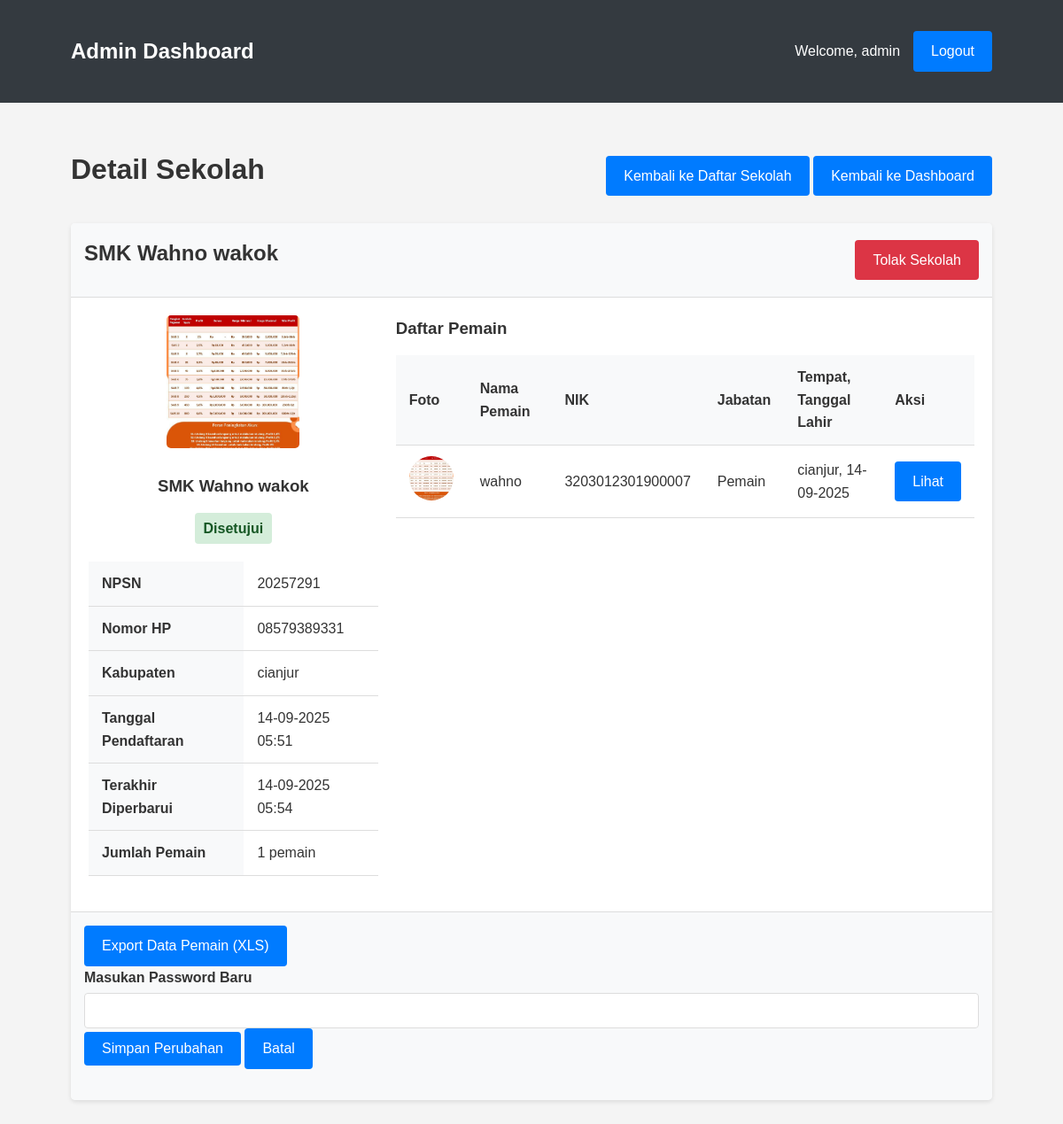
The page /admin/view_school.php?id=1 (signed in) on the database its author committed.
### tables this page shows
CREATE TABLE `schools` (
  `id` int(11) NOT NULL,
  `nama_sekolah` varchar(255) NOT NULL,
  `npsn` varchar(50) NOT NULL,
  `password` varchar(255) NOT NULL,
  `nomor_hp` varchar(20) NOT NULL,
  `kabupaten` varchar(100) NOT NULL,
  `logo_path` varchar(255) DEFAULT NULL,
  `status` enum('pending','approved','rejected') DEFAULT 'pending',
  `created_at` timestamp NOT NULL DEFAULT current_timestamp(),
  `updated_at` timestamp NOT NULL DEFAULT current_timestamp() ON UPDATE current_timestamp()
);

CREATE TABLE `players` (
  `id` int(11) NOT NULL,
  `school_id` int(11) NOT NULL,
  `nama_pemain` varchar(255) NOT NULL,
  `nik` varchar(20) NOT NULL,
  `nip` varchar(50) DEFAULT NULL,
  `nuptk` varchar(50) DEFAULT NULL,
  `tempat_lahir` varchar(100) NOT NULL,
  `tanggal_lahir` date NOT NULL,
  `jabatan` varchar(100) NOT NULL,
  `alamat` text NOT NULL,
  `foto_path` varchar(255) DEFAULT NULL,
  `ktp_path` varchar(255) DEFAULT NULL,
  `status` enum('active','inactive') DEFAULT 'active',
  `created_at` timestamp NOT NULL DEFAULT current_timestamp(),
  `updated_at` timestamp NOT NULL DEFAULT current_timestamp() ON UPDATE current_timestamp()
);

### includes/config.php (called while the page is built, shortened)
<?php
$conn = mysqli_connect(DB_SERVER, DB_USERNAME, DB_PASSWORD);
$sql = "CREATE DATABASE IF NOT EXISTS " . DB_NAME;
if (mysqli_query($conn, $sql)) {
    mysqli_select_db($conn, DB_NAME);
} else {
    echo "Error creating database: " . mysqli_error($conn);
}
function sanitize_input($data) {
    global $conn;
    $data = trim($data);
    $data = stripslashes($data);
    $data = htmlspecialchars($data);
    $data = mysqli_real_escape_string($conn, $data);
    return $data;
}
?>

### admin/view_school.php (the view, shortened to what this page needs)
<?php
require_once "../includes/config.php";
$school_id = sanitize_input($_GET["id"]);
$sql = "SELECT * FROM schools WHERE id = ?";
if($stmt = mysqli_prepare($conn, $sql)){
    mysqli_stmt_bind_param($stmt, "i", $school_id);
    if(mysqli_stmt_execute($stmt)){
        $result = mysqli_stmt_get_result($stmt);
        if(mysqli_num_rows($result) == 1){
            $school = mysqli_fetch_array($result, MYSQLI_ASSOC);
        } else{
            header("location: schools.php");
            exit;
        }
    } else{
        echo "Oops! Terjadi kesalahan. Silakan coba lagi nanti.";
    }
}
$players_count = 0;
$sql_count = "SELECT COUNT(*) as total FROM players WHERE school_id = ?";
if($stmt_count = mysqli_prepare($conn, $sql_count)){
    mysqli_stmt_bind_param($stmt_count, "i", $school_id);
    if(mysqli_stmt_execute($stmt_count)){
        $result_count = mysqli_stmt_get_result($stmt_count);
        $row_count = mysqli_fetch_array($result_count);
        $players_count = $row_count['total'];
    }
}
$players = array();
$sql_players = "SELECT * FROM players WHERE school_id = ? ORDER BY created_at DESC";
if($stmt_players = mysqli_prepare($conn, $sql_players)){
    mysqli_stmt_bind_param($stmt_players, "i", $school_id);
    if(mysqli_stmt_execute($stmt_players)){
        $result_players = mysqli_stmt_get_result($stmt_players);
        while($row = mysqli_fetch_array($result_players)){
            $players[] = $row;
        }
    }
}
?>
<!DOCTYPE html>
<html lang="id">
<head>
    <link rel="stylesheet" href="../css/style.css">
</head>
<body>
    <div class="admin-header">
        <div class="container">
            <div class="admin-title">Admin Dashboard</div>
            <div class="admin-user">
                <span>Welcome, <?php echo htmlspecialchars($_SESSION["admin_username"]); ?></span>
                <a href="logout.php" class="btn btn-sm">Logout</a>
            </div>
        </div>
    </div>
    <div class="container">
        <div style="display: flex; justify-content: space-between; align-items: center; margin-bottom: 20px;">
            <h1>Detail Sekolah</h1>
            <div>
                <a href="schools.php" class="btn">Kembali ke Daftar Sekolah</a>
                <a href="index.php" class="btn">Kembali ke Dashboard</a>
            </div>
        </div>
        <div class="card">
            <div class="card-header">
                <div style="display: flex; justify-content: space-between; align-items: center;">
                    <h2><?php echo htmlspecialchars($school['nama_sekolah']); ?></h2>
                    <div>
                        <?php if($school['status'] == 'pending'): ?>
                            <a href="approve_school.php?id=<?php echo $school['id']; ?>" class="btn btn-success">Setujui Sekolah</a>
                            <a href="reject_school.php?id=<?php echo $school['id']; ?>" class="btn btn-danger">Tolak Sekolah</a>
                        <?php elseif($school['status'] == 'rejected'): ?>
                            <a href="approve_school.php?id=<?php echo $school['id']; ?>" class="btn btn-success">Setujui Sekolah</a>
                        <?php elseif($school['status'] == 'approved'): ?>
                            <a href="reject_school.php?id=<?php echo $school['id']; ?>" class="btn btn-danger">Tolak Sekolah</a>
                        <?php endif; ?>
                    </div>
                </div>
            </div>
            <div class="card-body">
                <div style="display: flex; flex-wrap: wrap;">
                    <div style="flex: 1; min-width: 300px; padding-right: 20px;">
                        <div style="text-align: center;">
                            <img src="../<?php echo $school['logo_path']; ?>" alt="Logo Sekolah" class="school-logo">
                            <h3><?php echo htmlspecialchars($school['nama_sekolah']); ?></h3>
                            <?php if($school['status'] == 'approved'): ?>
                                <span class="status-badge status-approved">Disetujui</span>
                            <?php elseif($school['status'] == 'rejected'): ?>
                                <span class="status-badge status-rejected">Ditolak</span>
                            <?php else: ?>
                                <span class="status-badge status-pending">Menunggu Persetujuan</span>
                            <?php endif; ?>
                        </div>
                        <table style="margin-top: 20px;">
                            <tr>
                                <th>NPSN</th>
                                <td><?php echo htmlspecialchars($school['npsn']); ?></td>
                            </tr>
                            <tr>
                                <th>Nomor HP</th>
                                <td><?php echo htmlspecialchars($school['nomor_hp']); ?></td>
                            </tr>
                            <tr>
                                <th>Kabupaten</th>
                                <td><?php echo htmlspecialchars($school['kabupaten']); ?></td>
                            </tr>
                            <tr>
                                <th>Tanggal Pendaftaran</th>
                                <td><?php echo date('d-m-Y H:i', strtotime($school['created_at'])); ?></td>
                            </tr>
                            <tr>
                                <th>Terakhir Diperbarui</th>
                                <td><?php echo date('d-m-Y H:i', strtotime($school['updated_at'])); ?></td>
                            </tr>
                            <tr>
                                <th>Jumlah Pemain</th>
                                <td><?php echo $players_count; ?> pemain</td>
                            </tr>
                        </table>
                    </div>
                    <div style="flex: 2; min-width: 300px;">
                        <h3>Daftar Pemain</h3>
                        <?php if(count($players) > 0): ?>
                            <table>
                                <tr>
                                    <th>Foto</th>
                                    <th>Nama Pemain</th>
                                    <th>NIK</th>
                                    <th>Jabatan</th>
                                    <th>Tempat, Tanggal Lahir</th>
                                    <th>Aksi</th>
                                </tr>
                                <?php foreach($players as $player): ?>
                                    <tr>
                                        <td><img src="../<?php echo $player['foto_path']; ?>" alt="Foto Pemain" class="player-photo"></td>
                                        <td><?php echo htmlspecialchars($player['nama_pemain']); ?></td>
                                        <td><?php echo htmlspecialchars($player['nik']); ?></td>
                                        <td><?php echo htmlspecialchars($player['jabatan']); ?></td>
                                        <td><?php echo htmlspecialchars($player['tempat_lahir']) . ', ' . date('d-m-Y', strtotime($player['tanggal_lahir'])); ?></td>
                                        <td>
                                            <a href="view_player.php?id=<?php echo $player['id']; ?>" class="btn btn-info btn-sm">Lihat</a>
                                        </td>
                                    </tr>
                                <?php endforeach; ?>
                            </table>
                        <?php else: ?>
                            <p>Belum ada pemain yang terdaftar untuk sekolah ini.</p>
                        <?php endif; ?>
                    </div>
                </div>
            </div>
            <div class="card-footer">
                <a href="export_school.php?id=<?php echo $school['id']; ?>" class="btn">Export Data Pemain (XLS)</a>
              <div class="form-group">
                        <label>Masukan Password Baru</label>
                        <input type="password" name="new_password" class="form-control <?php echo (!empty($new_password_err)) ? 'is-invalid' : ''; ?>">
            <div class="form-group">
                        <input type="submit" class="btn btn-primary" value="Simpan Perubahan">
                        <a href="index.php" class="btn btn-secondary">Batal</a>
                    </div>
                </div>
        </div>
    </div>
</body>
</html>

### css/style.css (style rules this page uses)
* { box-sizing: border-box; margin: 0; padding: 0; }
body { font-family: 'Arial', sans-serif; line-height: 1.6; background-color: #f4f4f4; color: #333; }
.container { width: 90%; max-width: 1200px; margin: 0 auto; padding: 20px; }
h1, h2, h3, h4 { margin-bottom: 15px; color: #333; }
a { color: #007bff; text-decoration: none; }
.form-group { margin-bottom: 20px; }
.form-control { width: 100%; padding: 10px; border: 1px solid #ddd; border-radius: 4px; font-size: 16px; }
label { display: block; margin-bottom: 5px; font-weight: bold; }
.btn { display: inline-block; padding: 10px 20px; background-color: #007bff; color: #fff; border: none; border-radius: 4px; cursor: pointer; font-size: 16px; transition: background-color 0.3s; }
.btn-danger { background-color: #dc3545; }
table { width: 100%; border-collapse: collapse; margin-bottom: 20px; }
table th, table td { padding: 12px 15px; text-align: left; border-bottom: 1px solid #ddd; }
table th { background-color: #f8f9fa; font-weight: bold; }
.card { background-color: #fff; border-radius: 5px; box-shadow: 0 2px 5px rgba(0, 0, 0, 0.1); margin-bottom: 20px; overflow: hidden; }
.card-header { padding: 15px; background-color: #f8f9fa; border-bottom: 1px solid #ddd; }
.card-body { padding: 20px; }
.card-footer { padding: 15px; background-color: #f8f9fa; border-top: 1px solid #ddd; }

### admin/view_school.php (style rules this page uses)
.admin-header { background-color: #343a40; color: white; padding: 15px 0; margin-bottom: 30px; }
.admin-header .container { display: flex; justify-content: space-between; align-items: center; }
.admin-title { font-size: 24px; font-weight: bold; }
.admin-user { display: flex; align-items: center; }
.admin-user span { margin-right: 15px; }
.school-logo { width: 150px; height: 150px; object-fit: cover; border-radius: 5px; margin-bottom: 20px; }
.status-badge { display: inline-block; padding: 5px 10px; border-radius: 4px; font-weight: bold; }
.status-approved { background-color: #d4edda; color: #155724; }
.player-photo { width: 50px; height: 50px; object-fit: cover; border-radius: 50%; }

### rows shown on the page
schools: nama_sekolah "SMK Wahno wakok", logo_path (picture), npsn "20257291", nomor_hp "08579389331", kabupaten "cianjur", created_at "14-09-2025 05:51", updated_at "14-09-2025 05:54"
players: foto_path (picture), nama_pemain "wahno", nik "3203012301900007", jabatan "Pemain", tempat_lahir "cianjur", tanggal_lahir "14-09-2025"

### other values the page prints
$_SESSION["admin_username"] "admin"
$players_count "1"
